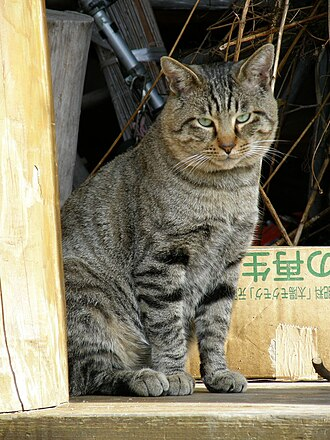
#> input picture lab1/lab1_hoan_chinh/lab1/input/1_cat.jpg, 330 x 440 px; its folder holds 2 pictures in this run
$ jupyter execute --allow-errors Lab_Chuong1_Xu_Ly_Anh_Co_Ban.ipynb   (older library calls are emulated)
#> lines starting #> are read from the running program, lines starting #| are printed output that depends on the picture
# LAB CHƯƠNG 1 — TỔNG QUAN VỀ THỊ GIÁC MÁY TÍNH VÀ XỬ LÝ ẢNH

**Nội dung thực hành (theo đề bài Chương 1):**
1. Cài đặt và kiểm tra thư viện **OpenCV** và **Pillow**.
2. Đọc, hiển thị và lưu ảnh với nhiều định dạng khác nhau.
3. Chuyển đổi không gian màu: **RGB → Grayscale**, **HSV** và **LAB**.
4. Cắt xén vùng ảnh (ROI) và thay đổi kích thước theo tỷ lệ / kích thước cố định.
5. Vẽ các hình cơ bản (đường thẳng, hình tròn, hình chữ nhật) và thêm văn bản lên ảnh.

**Ảnh đầu vào:** tự chép ảnh vào thư mục `input/` nằm cạnh notebook. Nếu có nhiều ảnh, chọn tên ảnh tại `IMAGE_FILENAME` ở phần 1.

**Kết quả:** toàn bộ ảnh xử lý, bảng số liệu và biểu đồ được lưu trong thư mục `results/`.

## 0. Cài đặt thư viện và thiết lập

Nếu máy chưa cài OpenCV hoặc Pillow, bỏ dấu `#` ở dòng `%pip install` bên dưới và chạy 1 lần.

[cell 1]
# %pip install opencv-python pillow numpy matplotlib

import cv2
import PIL
from PIL import Image, ImageDraw
import numpy as np
import matplotlib.pyplot as plt
from pathlib import Path

SEED = 42
np.random.seed(SEED)

INPUT_DIR = Path("input")
OUTPUT_DIR = Path("results")
INPUT_DIR.mkdir(exist_ok=True)
OUTPUT_DIR.mkdir(exist_ok=True)

print("OpenCV:", cv2.__version__)
print("Pillow:", PIL.__version__)
print("NumPy:", np.__version__)

## 1. Đọc và hiển thị ảnh đầu vào

Đặt ảnh trong thư mục `input/`. Nếu chỉ có một ảnh hợp lệ, notebook tự chọn ảnh đó. Nếu có nhiều ảnh, điền tên file vào `IMAGE_FILENAME`.
Notebook đọc ảnh bằng cả **OpenCV** (hệ màu mặc định `BGR`) và **Pillow** (hệ màu `RGB`) để đối chiếu thông số cơ bản.

[cell 2]
IMAGE_FILENAME = "1_cat.jpg"  # Có thể đổi sang "1_anh.png" hoặc None

extensions = {".png", ".jpg", ".jpeg", ".bmp", ".tif", ".tiff", ".webp"}
image_files = sorted(p for p in INPUT_DIR.iterdir()
                     if p.is_file() and p.suffix.lower() in extensions)

if not image_files:
    fallback = [p for p in Path(".").iterdir() if p.is_file() and p.suffix.lower() in extensions]
    if fallback:
        image_files = sorted(fallback)
    else:
        raise FileNotFoundError("Thư mục input/ chưa có ảnh. Hãy chép ảnh của bạn vào input/.")

if IMAGE_FILENAME is None:
    image_path = image_files[0]
else:
    image_path = INPUT_DIR / IMAGE_FILENAME
    if not image_path.is_file():
        raise FileNotFoundError(f"Không tìm thấy ảnh: {image_path}")

image_bgr = cv2.imdecode(np.fromfile(str(image_path), dtype=np.uint8), cv2.IMREAD_COLOR)
#> image_bgr is the input picture: shape (440, 330, 3); mean B, G, R 98.6, 120.1, 126
if image_bgr is None:
    raise ValueError(f"Không đọc được ảnh bằng OpenCV: {image_path}")

image_rgb = cv2.cvtColor(image_bgr, cv2.COLOR_BGR2RGB)
pil_image = Image.open(image_path).convert("RGB")
height, width, channels = image_bgr.shape

print(f"Ảnh: {image_path.name} | Kích thước: {width} x {height} | Số kênh: {channels} | dtype: {image_bgr.dtype}")
#| Ảnh: 1_cat.jpg | Kích thước: 330 x 440 | Số kênh: 3 | dtype: uint8
print(f"Pillow mode: {pil_image.mode} | Dung lượng gốc: {image_path.stat().st_size / 1024:.2f} KB")
#| Pillow mode: RGB | Dung lượng gốc: 55.92 KB

plt.figure(figsize=(7, 5))
plt.imshow(image_rgb)
plt.title(f"Ảnh đầu vào ({image_path.name} — {width}x{height})")
plt.axis("off")
plt.show()

## Hàm hỗ trợ hiển thị, lưu ảnh và đo chỉ số

Các chỉ số thống kê dùng để đánh giá định lượng qua từng bước xử lý:
- **Mean intensity:** độ sáng trung bình của ảnh.
- **Standard deviation (Std):** độ phân tán mức xám, phản ánh độ tương phản.
- **Laplacian variance:** mức độ sắc nét / chi tiết cạnh của ảnh.
- **MSE & PSNR:** sai số bình phương trung bình và tỷ số tín hiệu trên nhiễu (dB) khi so sánh định dạng nén với ảnh gốc.

[cell 3]
def bgr_to_rgb(img):
    return cv2.cvtColor(img, cv2.COLOR_BGR2RGB) if img.ndim == 3 else img

def show_grid(items, cols=2, figsize=(13, 6), save_name=None):
    rows = int(np.ceil(len(items) / cols))
    fig, axes = plt.subplots(rows, cols, figsize=figsize, squeeze=False)
    for ax in axes.flat:
        ax.axis("off")
    for ax, item in zip(axes.flat, items):
        title, img = item[0], item[1]
        cmap = item[2] if len(item) > 2 else None
        is_rgb = item[3] if len(item) > 3 else False
        disp = img if (is_rgb or cmap is not None) else bgr_to_rgb(img)
        ax.imshow(disp, cmap=cmap, vmin=0 if cmap else None, vmax=255 if cmap else None)
        ax.set_title(title, fontsize=11, fontweight="bold")
        ax.axis("off")
    plt.tight_layout()
    if save_name:
        fig.savefig(OUTPUT_DIR / save_name, dpi=150, bbox_inches="tight")
    plt.show()

def save_img(name, img, params=None):
#> `size_kb = fpath.stat().st_size / 1024.0`: size_kb = 426.3
#> `ratio = bmp_size / fpath.stat().st_size`: ratio = 1
    path = OUTPUT_DIR / name
    ok, encoded = cv2.imencode(path.suffix or ".png", img, params or [])
    if not ok:
        raise IOError(f"Không lưu được {path}")
    encoded.tofile(str(path))
    return path

def image_metrics(img):
    g = cv2.cvtColor(img, cv2.COLOR_BGR2GRAY) if img.ndim == 3 else img
    return {
        "Mean": float(np.mean(g)),
        "Std": float(np.std(g)),
        "Laplacian Var": float(cv2.Laplacian(g, cv2.CV_64F).var())
    }

def calc_mse_psnr(ref_img, cmp_img):
    mse = float(np.mean((ref_img.astype(np.float64) - cmp_img.astype(np.float64)) ** 2))
#> mse = 0
    psnr = float("inf") if mse == 0 else float(10.0 * np.log10((255.0 ** 2) / mse))
#> psnr = inf
#> `mse, psnr = calc_mse_psnr(image_bgr, reloaded)`: mse = 0; psnr = inf
    return mse, psnr

def plot_metric_bars(labels, values, title, ylabel, save_name=None):
    fig = plt.figure(figsize=(9, 4))
    bars = plt.bar(labels, values)
    plt.title(title, fontweight="bold")
    plt.ylabel(ylabel)
    plt.xticks(rotation=15, ha="right")
    plt.grid(axis="y", alpha=0.25)
    for bar, value in zip(bars, values):
        plt.text(bar.get_x() + bar.get_width() / 2, bar.get_height(),
                 f"{value:.2f}", ha="center", va="bottom", fontsize=9)
    plt.tight_layout()
    if save_name:
        fig.savefig(OUTPUT_DIR / save_name, dpi=150, bbox_inches="tight")
    plt.show()

def show_table(headers, rows, title=None, decimals=2, save_name=None):
    formatted = []
    for row in rows:
        formatted.append([
            ("∞" if isinstance(v, (float, np.floating)) and np.isinf(v)
             else (f"{v:.{decimals}f}" if isinstance(v, (float, np.floating)) else str(v)))
            for v in row
        ])
    fig, ax = plt.subplots(figsize=(max(8, len(headers) * 2.1), 0.7 + 0.44 * (len(rows) + 1)))
    ax.axis("off")
    if title:
        ax.set_title(title, fontsize=12, fontweight="bold", pad=12)
    table = ax.table(cellText=formatted, colLabels=headers, loc="center", cellLoc="center")
    table.auto_set_font_size(False)
    table.set_fontsize(9)
    table.scale(1, 1.5)
    plt.tight_layout()
    if save_name:
        fig.savefig(OUTPUT_DIR / save_name, dpi=150, bbox_inches="tight")
    plt.show()

def show_gray_histogram(named_images, title, save_name=None):
    fig = plt.figure(figsize=(10, 4))
    for label, img in named_images:
        g = cv2.cvtColor(img, cv2.COLOR_BGR2GRAY) if img.ndim == 3 else img
        hist = cv2.calcHist([g], [0], None, [256], [0, 256]).ravel()
        plt.plot(hist, label=label, linewidth=1.5)
    plt.title(title, fontweight="bold")
    plt.xlabel("Mức xám (0–255)")
    plt.ylabel("Số pixel")
    plt.xlim(0, 255)
    plt.legend()
    plt.grid(alpha=0.2)
    plt.tight_layout()
    if save_name:
        fig.savefig(OUTPUT_DIR / save_name, dpi=150, bbox_inches="tight")
    plt.show()

# I. LƯU ẢNH VỚI CÁC ĐỊNH DẠNG KHÁC NHAU

Lưu ảnh đầu vào sang các định dạng phổ biến bằng **OpenCV** (`PNG`, `JPEG`) và **Pillow** (`BMP`, `WEBP`), sau đó so sánh dung lượng tệp và độ suy hao chất lượng (`MSE`, `PSNR`).

[cell 4]
p_png = save_img("01_saved_opencv.png", image_bgr)
p_jpg90 = save_img("01_saved_opencv_q90.jpg", image_bgr, [cv2.IMWRITE_JPEG_QUALITY, 90])
p_jpg40 = save_img("01_saved_opencv_q40.jpg", image_bgr, [cv2.IMWRITE_JPEG_QUALITY, 40])

p_bmp = OUTPUT_DIR / "01_saved_pillow.bmp"
pil_image.save(p_bmp, format="BMP")

p_webp = OUTPUT_DIR / "01_saved_pillow_q80.webp"
pil_image.save(p_webp, format="WEBP", quality=80)

saved_formats = [
    ("BMP (Pillow - Không nén)", p_bmp),
    ("PNG (OpenCV - Lossless)", p_png),
    ("JPG Q=90 (OpenCV)", p_jpg90),
    ("WEBP Q=80 (Pillow)", p_webp),
    ("JPG Q=40 (OpenCV - Nén mạnh)", p_jpg40),
]

bmp_size = p_bmp.stat().st_size
fmt_rows = []
fmt_grid = []
fmt_labels, fmt_sizes_kb = [], []

#> (the rest of this cell did not finish here and is left out)

# II. CHUYỂN ĐỔI KHÔNG GIAN MÀU

Thực hiện chuyển đổi từ không gian màu gốc `RGB/BGR` sang **Grayscale**, **HSV** và **LAB**.

### II.1. Chuyển đổi từ RGB sang Grayscale

Đối chiếu 3 cách chuyển đổi:
- **OpenCV:** `cv2.cvtColor(image_bgr, cv2.COLOR_BGR2GRAY)`.
- **Pillow:** `pil_image.convert("L")`.
- **Công thức tuyến tính (Slide Chương 1):** $Y = 0.2989R + 0.5870G + 0.1140B$.

[cell 5]
gray_cv = cv2.cvtColor(image_bgr, cv2.COLOR_BGR2GRAY)
gray_pil = np.array(pil_image.convert("L"))
gray_formula = np.clip(
    0.2989 * image_rgb[:, :, 0] + 0.5870 * image_rgb[:, :, 1] + 0.1140 * image_rgb[:, :, 2],
    0, 255
).astype(np.uint8)

save_img("02_grayscale_opencv.png", gray_cv)

show_grid([
    ("Ảnh màu gốc (RGB)", image_rgb, None, True),
    ("Grayscale (OpenCV)", gray_cv, "gray"),
    ("Grayscale (Pillow)", gray_pil, "gray"),
    ("Grayscale (Công thức 0.2989R+0.587G+0.114B)", gray_formula, "gray"),
], cols=2, figsize=(12, 9), save_name="02_grayscale_comparison.png")

gray_rows = []
for name, gimg in [
    ("Grayscale (OpenCV)", gray_cv),
    ("Grayscale (Pillow)", gray_pil),
    ("Grayscale (Công thức)", gray_formula),
]:
    m = image_metrics(gimg)
    mae = float(np.mean(np.abs(gray_cv.astype(np.float64) - gimg.astype(np.float64))))
    gray_rows.append([name, m["Mean"], m["Std"], m["Laplacian Var"], mae])
#> this loop made 3 passes
#> (name, m, mae) on passes 1 to 2: ('Grayscale (OpenCV)', {'Mean': 119.4, 'Std': 78.49, 'Laplacian Var': 4223.7}, 0), ('Grayscale (Pillow)', {'Mean': 119.4, 'Std': 78.49, 'Laplacian Var': 4223.7}, 1.38e-05)
#> after the loop, gray_rows = [['Grayscale (OpenCV)', 119.4, 78.49, 4223.7, 0], ['Grayscale (Pillow)', 119.4, 78.49, 4223.7, 1.38e-05], ['Grayscale (Công thức)', 118.9, 78.48, 4223.5, 0.53]]

show_table(
    ["Phương pháp", "Độ sáng TB", "Độ tương phản (Std)", "Laplacian Var", "MAE vs OpenCV"],
    gray_rows,
    title="So sánh chỉ số các phương pháp chuyển đổi Grayscale",
    save_name="02_grayscale_table.png"
)
#> the loop in show_table, `for row in rows:` made 3 passes
#> row on passes 1 to 3: ['Grayscale (OpenCV)', 119.4, 78.49, 4223.7, 0], ['Grayscale (Pillow)', 119.4, 78.49, 4223.7, 1.38e-05], ['Grayscale (Công thức)', 118.9, 78.48, 4223.5, 0.53]
#> after the loop in show_table, `for row in rows:`: formatted = [['Grayscale (OpenCV)', '119.39', '78.49', '4223.70', '0.00'], ['Grayscale (Pillow)', '119.39', '78.49', '4223.70', '0.00'], ['Grayscale (Công thức)', '118.86', '78.48', '4223.55', '0.53']]
show_gray_histogram([
    ("OpenCV Gray", gray_cv),
    ("Pillow Gray", gray_pil),
    ("Công thức lý thuyết", gray_formula),
], "Phân bố mức xám (Histogram) của ảnh Grayscale", save_name="02_grayscale_hist.png")
#> in show_gray_histogram, `fig.savefig(OUTPUT_DIR / save_name, dpi=150, bbox_inches="tight")`:
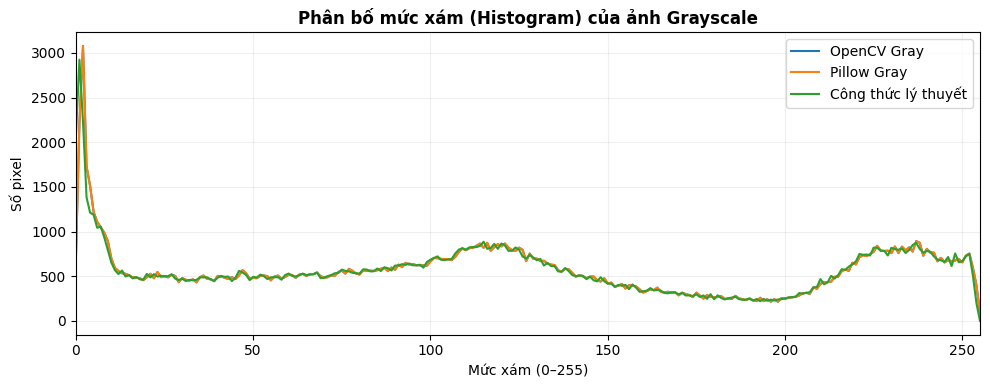
#> figure drawn by matplotlib, 1 panel; curve peaks at x = 2, y = 3077; curve peaks at x = 2, y = 3077; curve peaks at x = 1, y = 2925

### II.2. Chuyển đổi sang không gian màu HSV và LAB

- **HSV (Hue, Saturation, Value):** tách biệt sắc độ (H: `0–179` trong OpenCV), độ bão hòa (S: `0–255`) và độ sáng (V: `0–255`), thuận tiện khi lọc màu theo sắc độ.
- **CIELAB (L, a, b):** tách kênh độ sáng `L` độc lập với hai kênh sắc độ đối lập `a` (xanh lá – đỏ) và `b` (xanh dương – vàng), gần với cảm nhận thị giác người.

[cell 6]
image_hsv = cv2.cvtColor(image_bgr, cv2.COLOR_BGR2HSV)
image_lab = cv2.cvtColor(image_bgr, cv2.COLOR_BGR2LAB)

save_img("02_anh_HSV.png", image_hsv)
save_img("02_anh_LAB.png", image_lab)

show_grid([
    ("Ảnh gốc (RGB)", image_rgb, None, True),
    ("Không gian màu HSV (hiển thị 3 kênh)", image_hsv, None, True),
    ("Không gian màu LAB (hiển thị 3 kênh)", image_lab, None, True),
], cols=3, figsize=(15, 5), save_name="02_colorspaces_overview.png")
#> the loop in show_grid (call 2), `for ax in axes.flat:` made 3 passes
#> the loop in show_grid (call 2), `for ax, item in zip(axes.flat, items):` made 3 passes
#> title on passes 1 to 3: 'Ảnh gốc (RGB)', 'Không gian màu HSV (hiển thị 3 kênh)', 'Không gian màu LAB (hiển thị 3 kênh)'

h_ch, s_ch, v_ch = cv2.split(image_hsv)
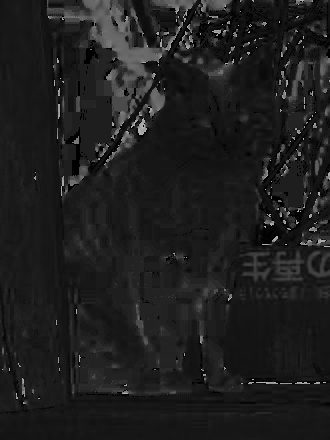
#> h_ch: shape (440, 330); min 0, max 179, mean 30.4
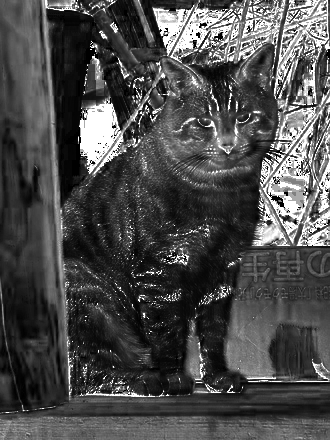
#> s_ch: shape (440, 330); min 0, max 255, mean 76
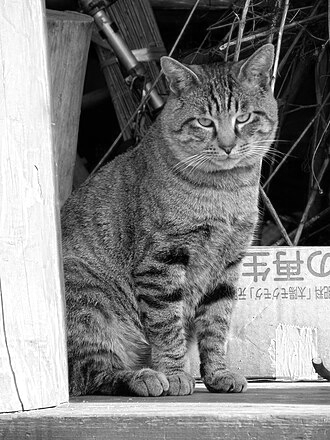
#> v_ch: shape (440, 330); min 0, max 255, mean 127.1
l_ch, a_ch, b_ch = cv2.split(image_lab)
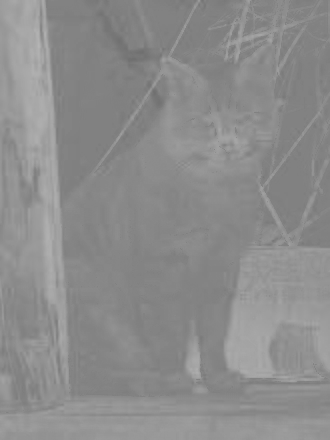
#> b_ch: shape (440, 330); min 111, max 181, mean 140

show_grid([
    ("HSV — Kênh H (Hue / Sắc độ)", h_ch, "hsv"),
    ("HSV — Kênh S (Saturation / Độ bão hòa)", s_ch, "gray"),
    ("HSV — Kênh V (Value / Độ sáng)", v_ch, "gray"),
    ("LAB — Kênh L (Lightness / Độ sáng)", l_ch, "gray"),
    ("LAB — Kênh a (Xanh lá ↔ Đỏ)", a_ch, "gray"),
    ("LAB — Kênh b (Xanh dương ↔ Vàng)", b_ch, "gray"),
], cols=3, figsize=(14, 8), save_name="02_hsv_lab_channels.png")

ch_rows = []
for name, ch in [
    ("RGB - R", image_rgb[:, :, 0]), ("RGB - G", image_rgb[:, :, 1]), ("RGB - B", image_rgb[:, :, 2]),
    ("HSV - H", h_ch), ("HSV - S", s_ch), ("HSV - V", v_ch),
    ("LAB - L", l_ch), ("LAB - a", a_ch), ("LAB - b", b_ch),
]:
    ch_rows.append([name, int(np.min(ch)), int(np.max(ch)), float(np.mean(ch)), float(np.std(ch))])
#> this loop made 9 passes
#> after the loop, ch_rows = 9 items, first 6: ['RGB - R', 0, 255, 126, 82.37], ['RGB - G', 0, 255, 120.1, 79.14], ['RGB - B', 0, 255, 98.6, 67.94], ['HSV - H', 0, 179, 30.35, 21.41], ['HSV - S', 0, 255, 76.01, 64.59], ['HSV - V', 0, 255, 127.1, 82.05]

show_table(
    ["Không gian - Kênh", "Min", "Max", "Trung bình (Mean)", "Độ lệch chuẩn (Std)"],
    ch_rows,
    title="Thống kê giá trị các kênh màu RGB, HSV và LAB",
    save_name="02_channels_stats.png"
)
#> the loop in show_table (call 2), `for row in rows:` made 9 passes

# III. CẮT XÉN VÀ THAY ĐỔI KÍCH THƯỚC

Thực hiện cắt vùng quan tâm (ROI) và thay đổi kích thước theo tỷ lệ giữ nguyên khung hình (`aspect ratio`) cũng như theo kích thước cố định.

### III.1. Cắt một vùng hình ảnh bất kỳ (Cropping / ROI)

Tọa độ cắt được tính theo tỷ lệ phần trăm kích thước ảnh (`x: 15%→85%`, `y: 10%→65%`) để áp dụng ổn định cho mọi kích thước ảnh đầu vào. Thực hiện song song bằng cắt lát mảng NumPy (OpenCV) và `Image.crop()` (Pillow).

[cell 7]
x1, x2 = int(width * 0.15), int(width * 0.85)
y1, y2 = int(height * 0.10), int(height * 0.65)

roi_preview = image_bgr.copy()
cv2.rectangle(roi_preview, (x1, y1), (x2, y2), (0, 255, 0), max(2, width // 150))
cv2.putText(roi_preview, f"ROI ({x2-x1}x{y2-y1})", (x1, max(25, y1 - 8)),
            cv2.FONT_HERSHEY_SIMPLEX, 0.7, (0, 255, 0), 2)

crop_cv = image_bgr[y1:y2, x1:x2]
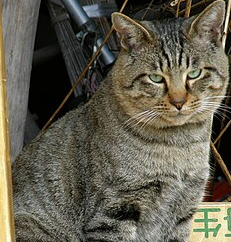
#> crop_cv: shape (242, 231, 3); mean B, G, R 78.7, 93.6, 98
crop_pil = np.array(pil_image.crop((x1, y1, x2, y2)))

save_img("03_anh_da_cat.png", crop_cv)

show_grid([
    ("Vùng cắt ROI trên ảnh gốc", roi_preview),
    (f"Ảnh đã cắt — OpenCV ({crop_cv.shape[1]}x{crop_cv.shape[0]})", crop_cv),
    (f"Ảnh đã cắt — Pillow ({crop_pil.shape[1]}x{crop_pil.shape[0]})", crop_pil, None, True),
], cols=3, figsize=(14, 5), save_name="03_crop_comparison.png")

m_orig = image_metrics(image_bgr)
#> m_orig = {'Mean': 119.4, 'Std': 78.49, 'Laplacian Var': 4223.7}
m_crop = image_metrics(crop_cv)
#> in image_metrics (call 5), `g = cv2.cvtColor(img, cv2.COLOR_BGR2GRAY) if img.ndim == 3 else img`:
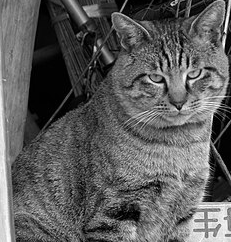
#> g: shape (242, 231); min 0, max 254, mean 93.2
#> m_crop = {'Mean': 93.24, 'Std': 55.96, 'Laplacian Var': 5516.3}
show_table(
    ["Ảnh", "Kích thước (W x H)", "Số pixel", "Tỷ lệ diện tích (%)", "Độ sáng TB", "Std"],
    [
        ["Ảnh gốc", f"{width} x {height}", width * height, 100.0, m_orig["Mean"], m_orig["Std"]],
        ["Ảnh sau cắt (ROI)", f"{x2-x1} x {y2-y1}", (x2-x1)*(y2-y1), 100.0*(x2-x1)*(y2-y1)/(width*height), m_crop["Mean"], m_crop["Std"]],
    ],
    title="Thống kê kích thước và đặc trưng trước/sau khi cắt ảnh",
    save_name="03_crop_table.png"
)

### III.2. Thay đổi kích thước theo tỷ lệ và kích thước cố định (Resizing)

- **Thu nhỏ theo tỷ lệ (`0.5x`):** dùng nội suy `cv2.INTER_AREA` (hạn chế răng cưa khi giảm kích thước) và giữ nguyên tỷ lệ khung hình.
- **Phóng to theo tỷ lệ (`1.5x`):** dùng nội suy `cv2.INTER_CUBIC`.
- **Kích thước cố định (`400 x 300`):** ép đúng kích thước mục tiêu (có thể gây méo hình nếu ảnh gốc không cùng tỷ lệ `4:3`).
- **Pillow (`LANCZOS`):** thu nhỏ tỷ lệ `0.5x` để so sánh độ sắc nét.

[cell 8]
scale_down = 0.5
w_down, h_down = int(width * scale_down), int(height * scale_down)
resized_scale_down = cv2.resize(image_bgr, (w_down, h_down), interpolation=cv2.INTER_AREA)

scale_up = 1.5
w_up, h_up = int(width * scale_up), int(height * scale_up)
resized_scale_up = cv2.resize(image_bgr, (w_up, h_up), interpolation=cv2.INTER_CUBIC)

resized_fixed = cv2.resize(image_bgr, (400, 300), interpolation=cv2.INTER_LINEAR)
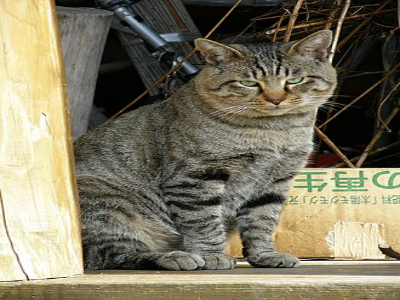
#> resized_fixed: shape (300, 400, 3); mean B, G, R 98.5, 119.9, 125.8
resized_pil_down = np.array(pil_image.resize((w_down, h_down), Image.Resampling.LANCZOS))

save_img("03_anh_theo_ty_le_05.png", resized_scale_down)
save_img("03_anh_kich_thuoc_co_dinh_400x300.png", resized_fixed)

show_grid([
    (f"Ảnh gốc ({width}x{height})", image_bgr),
    (f"Thu nhỏ tỷ lệ 0.5x - OpenCV ({w_down}x{h_down})", resized_scale_down),
    (f"Kích thước cố định ({400}x{300})", resized_fixed),
    (f"Thu nhỏ tỷ lệ 0.5x - Pillow LANCZOS ({w_down}x{h_down})", resized_pil_down, None, True),
], cols=2, figsize=(12, 9), save_name="03_resize_comparison.png")

resize_items = [
    ("Ảnh gốc", image_bgr),
    ("Tỷ lệ 0.5x (OpenCV AREA)", resized_scale_down),
    ("Tỷ lệ 0.5x (Pillow LANCZOS)", cv2.cvtColor(resized_pil_down, cv2.COLOR_RGB2BGR)),
    ("Tỷ lệ 1.5x (OpenCV CUBIC)", resized_scale_up),
    ("Cố định 400x300 (LINEAR)", resized_fixed),
]
resize_rows, r_labels, r_sharp = [], [], []
for name, rimg in resize_items:
    rh, rw = rimg.shape[:2]
    m = image_metrics(rimg)
    resize_rows.append([name, f"{rw} x {rh}", rw / rh, m["Mean"], m["Std"], m["Laplacian Var"]])
    r_labels.append(name)
    r_sharp.append(m["Laplacian Var"])
#> this loop made 5 passes
#> (name, rh, rw, m) on passes 1 to 2: ('Ảnh gốc', 440, 330, {'Mean': 119.4, 'Std': 78.49, 'Laplacian Var': 4223.7}), ('Tỷ lệ 0.5x (OpenCV AREA)', 220, 165, {'Mean': 119.5, 'Std': 76.68, 'Laplacian Var': 3911.6})
#> after the loop, r_labels = ['Ảnh gốc', 'Tỷ lệ 0.5x (OpenCV AREA)', 'Tỷ lệ 0.5x (Pillow LANCZOS)', 'Tỷ lệ 1.5x (OpenCV CUBIC)', 'Cố định 400x300 (LINEAR)']; r_sharp = [4223.7, 3911.6, 3418, 955.8, 2126.9]; resize_rows = 5 items

show_table(
    ["Phiên bản", "Kích thước (W x H)", "Tỷ lệ W/H", "Độ sáng TB", "Std", "Laplacian Var"],
    resize_rows,
    title="So sánh kích thước, tỷ lệ khung hình và độ sắc nét sau khi Resize",
    save_name="03_resize_table.png"
)
plot_metric_bars(r_labels, r_sharp, "Độ sắc nét (Laplacian Variance) theo phương pháp Resize", "Laplacian Var",
                 save_name="03_resize_sharpness.png")
#> the loop in plot_metric_bars, `for bar, value in zip(bars, values):` made 5 passes
#> value on passes 1 to 4: 4223.7, 3911.6, 3418, 955.8
#> in plot_metric_bars, `fig.savefig(OUTPUT_DIR / save_name, dpi=150, bbox_inches="tight")`:
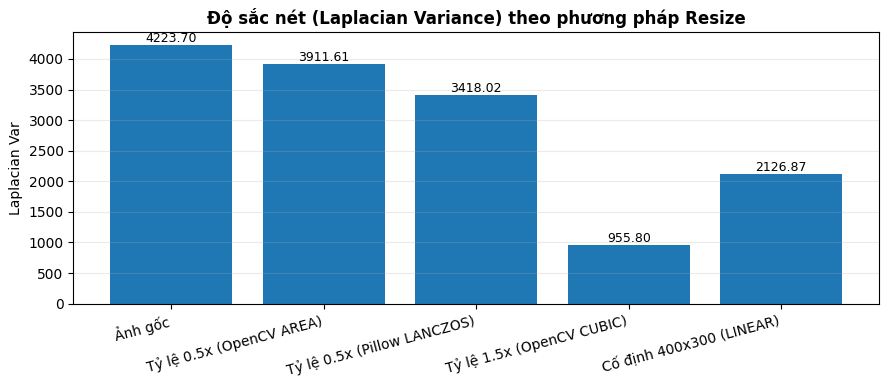
#> figure drawn by matplotlib, 1 panel; tallest bar 4223.7 high, from x = -0.4 to 0.4

# IV. VẼ HÌNH CƠ BẢN VÀ THÊM VĂN BẢN

Vẽ các đối tượng hình học cơ bản (**đường thẳng**, **hình tròn**, **hình chữ nhật**) và **chèn văn bản** lên ảnh bằng cả **OpenCV** và **Pillow**.

[cell 9]
thick = max(2, min(width, height) // 100)

# 1. Vẽ đường thẳng bằng OpenCV
img_line = image_bgr.copy()
cv2.line(img_line, (int(width * 0.1), int(height * 0.1)),
         (int(width * 0.9), int(height * 0.9)), (0, 0, 255), thick + 1)
save_img("04_duong_thang.png", img_line)

# 2. Vẽ tổng hợp đường thẳng, hình chữ nhật, hình tròn và văn bản bằng OpenCV
img_draw_cv = image_bgr.copy()
rx1, ry1, rx2, ry2 = int(width * 0.22), int(height * 0.18), int(width * 0.80), int(height * 0.55)
cx, cy, radius = int(width * 0.58), int(height * 0.45), int(min(width, height) * 0.18)

cv2.line(img_draw_cv, (int(width * 0.08), int(height * 0.90)),
         (int(width * 0.92), int(height * 0.90)), (0, 0, 255), thick)
cv2.rectangle(img_draw_cv, (rx1, ry1), (rx2, ry2), (255, 0, 0), thick)
cv2.circle(img_draw_cv, (cx, cy), radius, (0, 255, 0), thick)
cv2.putText(img_draw_cv, "OpenCV: Shapes & Text", (rx1, max(30, ry1 - 12)),
            cv2.FONT_HERSHEY_SIMPLEX, max(0.6, width / 500.0), (0, 255, 255), max(2, thick - 1), cv2.LINE_AA)
save_img("04_ve_hinh_van_ban_opencv.png", img_draw_cv)

# 3. Vẽ hình và thêm văn bản bằng Pillow (ImageDraw)
pil_draw_img = pil_image.copy()
draw = ImageDraw.Draw(pil_draw_img)
draw.line([(int(width * 0.08), int(height * 0.90)), (int(width * 0.92), int(height * 0.90))],
          fill=(255, 0, 0), width=thick)
draw.rectangle([(rx1, ry1), (rx2, ry2)], outline=(0, 128, 255), width=thick)
draw.ellipse([(cx - radius, cy - radius), (cx + radius, cy + radius)], outline=(0, 255, 0), width=thick)
draw.text((rx1, max(10, ry1 - 18)), "Pillow: ImageDraw", fill=(255, 255, 0))
pil_draw_img.save(OUTPUT_DIR / "04_ve_hinh_van_ban_pillow.png")
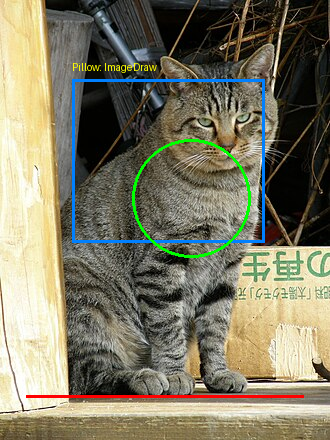
#> saved as 04_ve_hinh_van_ban_pillow.png: PIL image 330x440 RGB; mean R, G, B 125, 121.4, 100

show_grid([
    ("Ảnh gốc", image_bgr),
    ("Vẽ đường thẳng (OpenCV)", img_line),
    ("Vẽ hình + Văn bản (OpenCV)", img_draw_cv),
    ("Vẽ hình + Văn bản (Pillow)", np.array(pil_draw_img), None, True),
], cols=2, figsize=(12, 9), save_name="04_drawing_comparison.png")

out_files = sorted(p for p in OUTPUT_DIR.iterdir() if p.is_file())
summary_rows = [[p.name, p.suffix.upper().lstrip("."), p.stat().st_size / 1024.0] for p in out_files]
show_table(
    ["Tên tệp trong results/", "Định dạng", "Dung lượng (KB)"],
    summary_rows,
    title=f"Tổng hợp {len(out_files)} tệp kết quả đã xuất trong thư mục results/",
)
